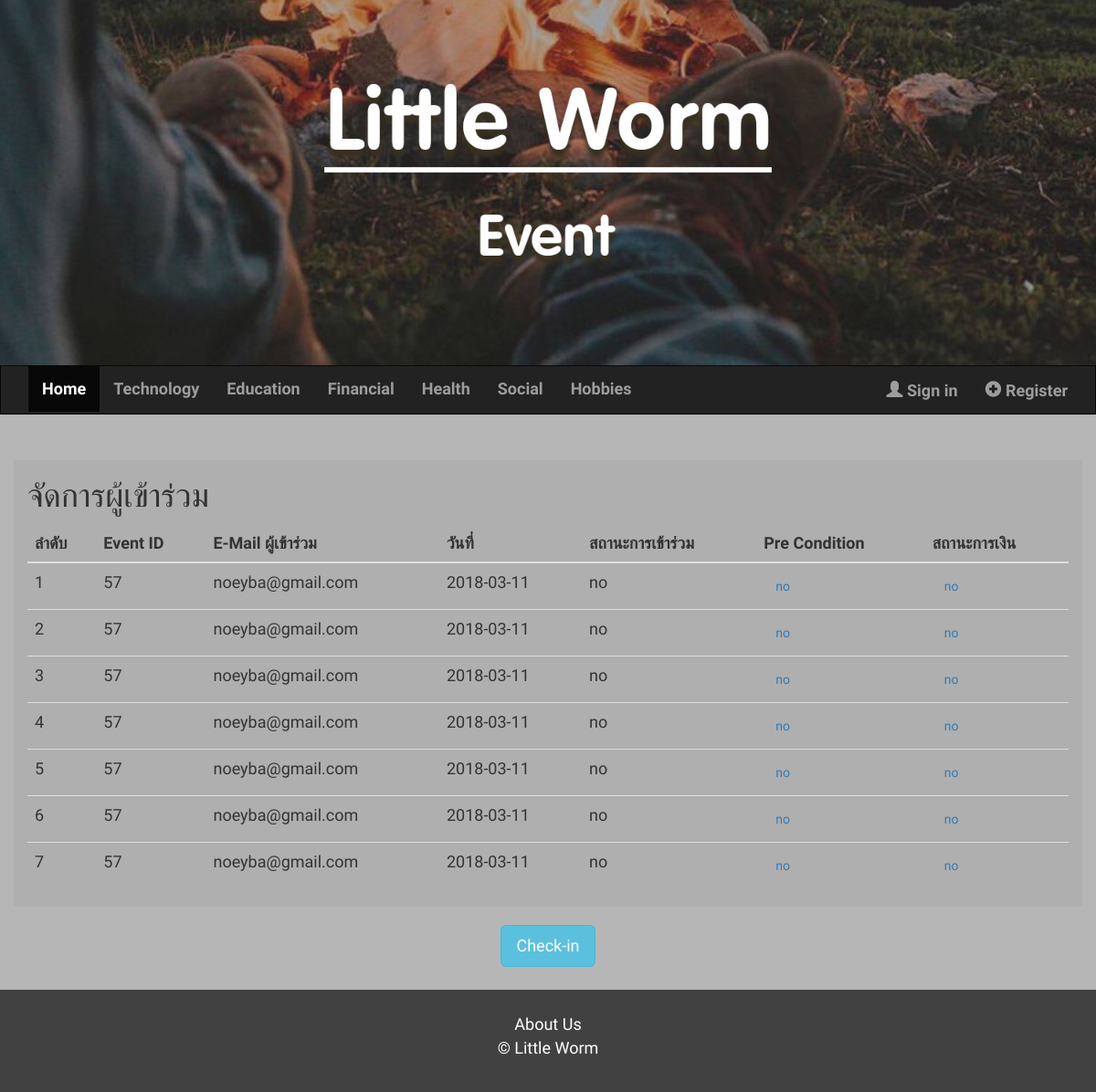
Before: /php/participant.php with the older database file.
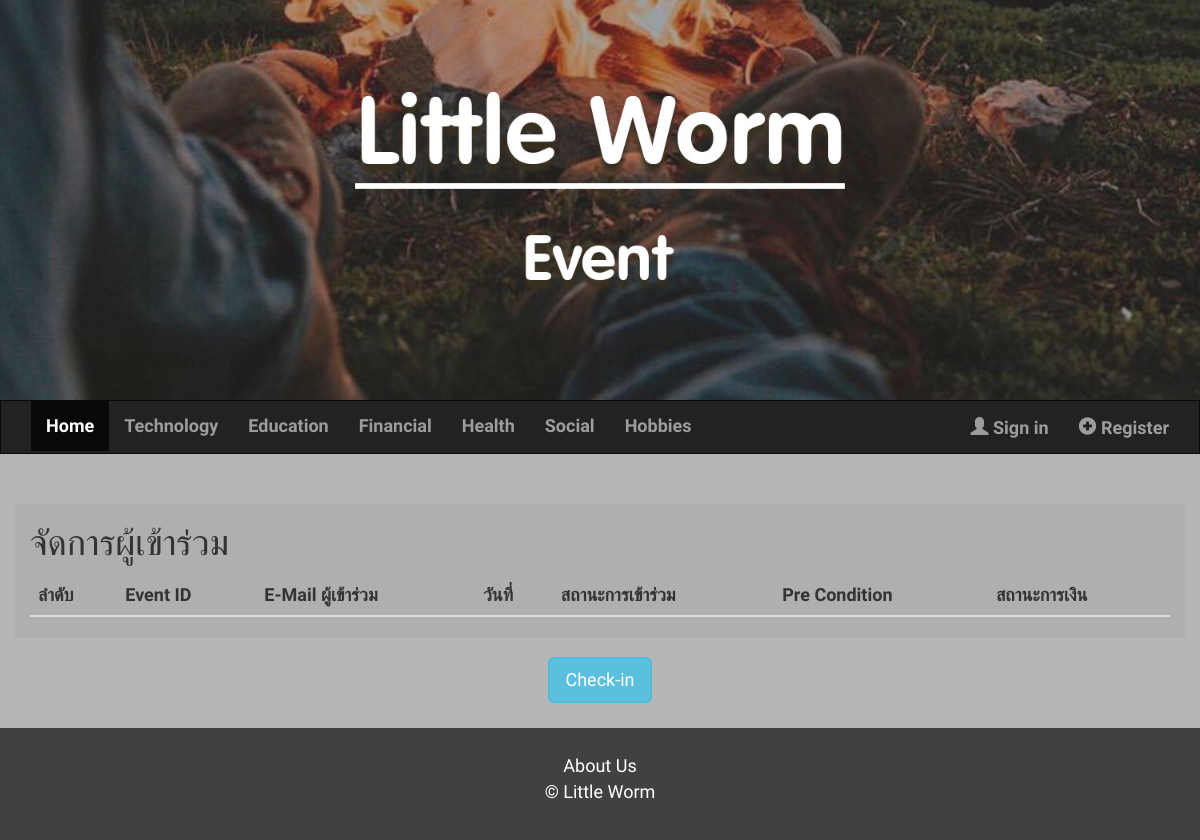
After: the same page with the newer database file.
### tables this page shows
CREATE TABLE `attend_event_schedule` (
  `id` int(11) NOT NULL,
  `event_id` int(10) NOT NULL,
  `user_email` varchar(30) NOT NULL,
  `join_time` timestamp(6) NULL DEFAULT CURRENT_TIMESTAMP(6),
  `attend_status` varchar(20) NOT NULL,
  `precondition_status` varchar(20) NOT NULL,
  `receipt_status` varchar(20) NOT NULL,
  `assessment_status` varchar(10) NOT NULL
);

### php/participant.php (the view, shortened to what this page needs)
<!DOCTYPE html>
<html>
  <head>
  	<link rel="stylesheet" href="https://maxcdn.bootstrapcdn.com/bootstrap/3.3.7/css/bootstrap.min.css">
  	<link rel="stylesheet" type="text/css" href="../css/participant_style.css">
  </head>
  <body>
    <?php
    include "center.php";
    ?>
    <div class="collapse navbar-collapse ">
      <form name="form2" method="post" action="event_page.php">
      <ul class="nav navbar-nav " id="type_event">
        <li class="active"><a href="index.php">Home</a></li>
        <li><a href="event_page.php?type=Technology">Technology</a></li>
        <li><a href="event_page.php?type=Education">Education</a></li>
        <li><a href="event_page.php?type=Financial">Financial</a></li>
        <li><a href="event_page.php?type=Health">Health</a></li>
        <li><a href="event_page.php?type=Social">Social</a></li>
        <li><a href="event_page.php?type=Hobbies">Hobbies</a></li>
      </ul>
      </form>
      <ul id="login" class="nav navbar-nav navbar-right">
        <li><a href="sign_in.php"><span class="glyphicon glyphicon-user"></span> Sign in</a></li>
        <li><a href="registerSelect.php"><span class="glyphicon glyphicon-plus-sign"></span> Register</a></li>
      </ul>
    </div>
  </div>
</nav>
<?php
    $servername = "localhost";
    $dbname = "little_worm";
    $userName = "root";
    $password = "";
    $connection = new PDO (
      'mysql:host='.$servername.';dbname='.$dbname.';charset=utf8mb4',
      $userName,
      $password);
    $scheduleSelectStatement = $connection->query('SELECT * FROM attend_event_schedule');
    echo '
    <div class="container" id="participant_div">
      <table class="table table-hover" id="participant_table">
        <h1>จัดการผู้เข้าร่วม</h1>
        <thead>
          <tr>
            <th>ลำดับ</th>
            <th>Event ID</th>
            <th>E-Mail ผู้เข้าร่วม</th>
            <th>วันที่</th>
            <th>สถานะการเข้าร่วม</th>
            <th>Pre Condition</th>
            <th>สถานะการเงิน</th>
          </tr>
        </thead>
        <tbody>';
    while ($row = $scheduleSelectStatement->fetch(PDO::FETCH_ASSOC)) {
      echo '<tr onclick="setSelectedRow(this)"><td>' . $row['id'] . '</td>' . '<td>' . $row['event_id'] . '</td>'
      . '<td>' . $row['user_email'] . '</td>' . '<td>' . explode(" ", $row['join_time'])[0] . '</td>'. '<td>' . $row['attend_status'] . '</td>'
      . '<td><button type="button" class="btn btn-link" onclick="preconOpen(' . $row['event_id'] . ')">'. $row['precondition_status']
      . '</button></td>' . '<td><button type="button" class="btn btn-link" onclick="paymentOpen(' . $row['event_id'] . ')">'. $row['receipt_status'] . '</button></td></tr>';
    }
    echo '</tbody></table></div>';
    ?>
    <div class="container" id="button-div">
      <center><a href="checkin.php" class="btn btn-info btn-lg" role="button">Check-in</a></center>
    </div>
  </body>
</html>

Changed rows visible on the page:
removed attend_event_schedule: id "1", event "57", user_email "noeyba@gmail.com", join_time "2018-03-11", attend_status "no", precondition_status "no", receipt_status "no"
removed attend_event_schedule: id "2", event "57", user_email "noeyba@gmail.com", join_time "2018-03-11", attend_status "no", precondition_status "no", receipt_status "no"
removed attend_event_schedule: id "3", event "57", user_email "noeyba@gmail.com", join_time "2018-03-11", attend_status "no", precondition_status "no", receipt_status "no"
removed attend_event_schedule: id "4", event "57", user_email "noeyba@gmail.com", join_time "2018-03-11", attend_status "no", precondition_status "no", receipt_status "no"
removed attend_event_schedule: id "5", event "57", user_email "noeyba@gmail.com", join_time "2018-03-11", attend_status "no", precondition_status "no", receipt_status "no"
removed attend_event_schedule: id "6", event "57", user_email "noeyba@gmail.com", join_time "2018-03-11", attend_status "no", precondition_status "no", receipt_status "no"
removed attend_event_schedule: id "7", event "57", user_email "noeyba@gmail.com", join_time "2018-03-11", attend_status "no", precondition_status "no", receipt_status "no"
